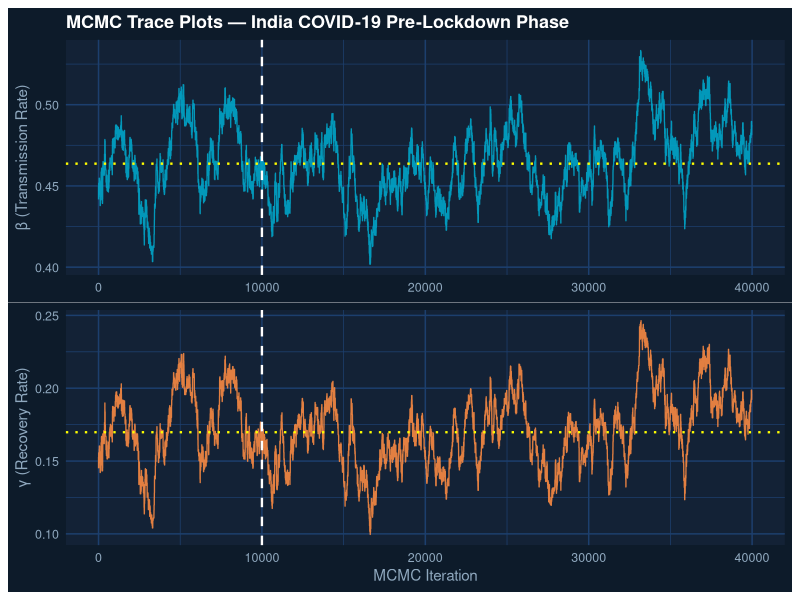
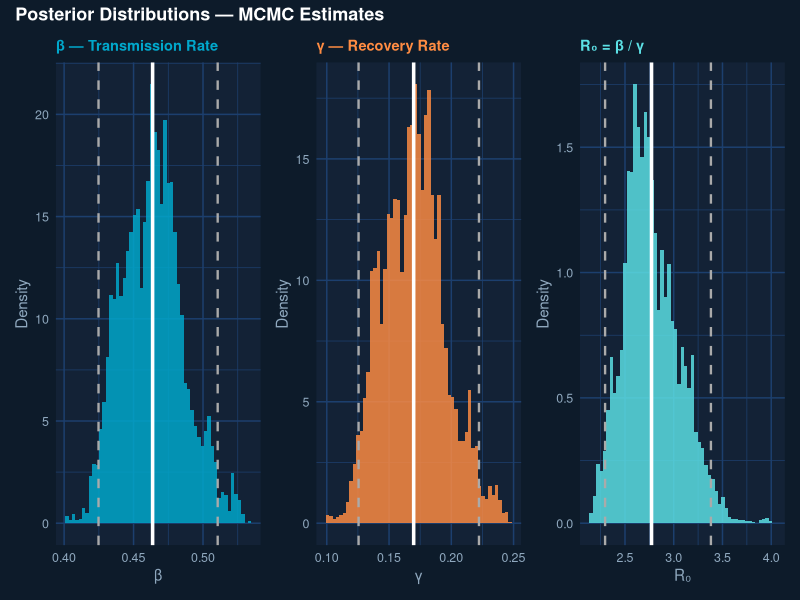
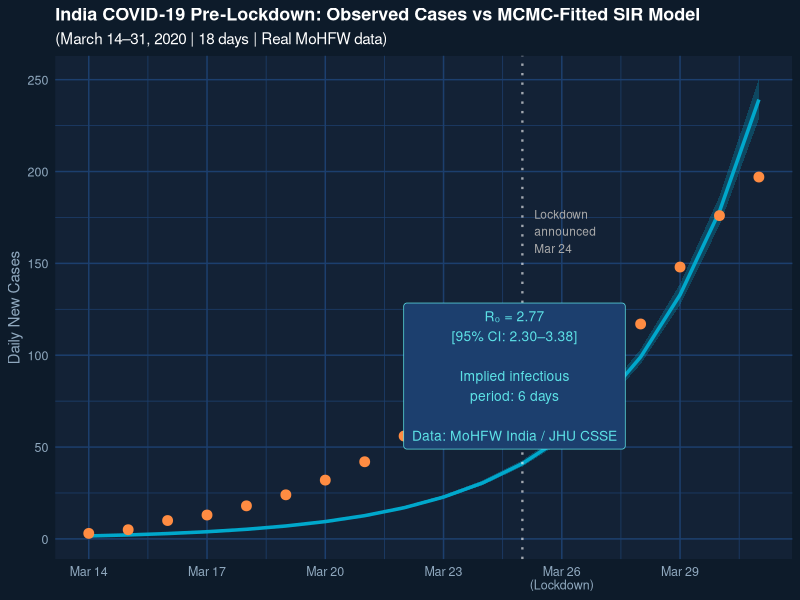
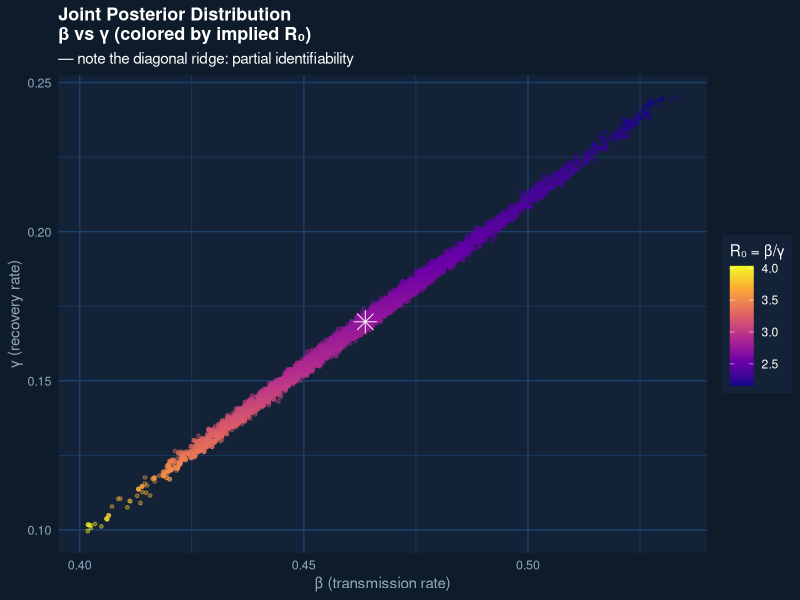

Recreate these plots in R, in order.
# MCMC for India COVID-19 — Pre-lockdown phase (March 14-31, 2020)
# 18 days of unmitigated spread. Shows SIR parameter identifiability.

library(deSolve)
library(coda)
library(ggplot2)
library(patchwork)

# ── Real India COVID-19 data: March 14–31, 2020 (pre-lockdown / early lockdown) ─
# India lockdown announced March 24, nationwide from March 25
obs <- c(3, 5, 10, 13, 18, 24, 32, 42, 56, 73, 83, 87, 90, 109, 117, 148, 176, 197)
T_len <- length(obs)
N <- 1380000000
I0 <- 3  # seed: 3 cases on March 14

# ── SIR model ──────────────────────────────────────────────────────────────────
sir_ode <- function(time, state, parameters) {
  with(as.list(c(state, parameters)), {
    dS <- -beta * S * I / N
    dI <- beta * S * I / N - gamma * I
    dR <- gamma * I
    list(c(dS, dI, dR))
  })
}

simulate <- function(beta, gamma) {
  init <- c(S = N - I0, I = I0, R = 0.0)
  times <- seq(0, T_len, by = 1)
  params <- c(beta = beta, gamma = gamma)
  
  out <- tryCatch(
    ode(y = init, times = times, func = sir_ode, parms = params, method = "lsoda"),
    error = function(e) NULL
  )
  
  if (is.null(out)) return(NULL)
  
  diff_S <- -diff(out[, "S"])
  return(pmax(diff_S, 0)) # new_cases = -ΔS
}

# ── Log-posterior ──────────────────────────────────────────────────────────────
sigma <- 8.0  # observation noise (counts are small here)

log_lik <- function(pred, obs) {
  if (is.null(pred) || any(pred <= 0)) return(-Inf)
  return(-0.5 * sum(((obs - pred) / sigma)^2))
}

log_prior <- function(beta, gamma) {
  # Informative priors based on COVID-19 epidemiology
  # beta ~ N(0.35, 0.08^2),  gamma ~ N(0.10, 0.025^2)
  if (beta <= 0 || gamma <= 0) return(-Inf)
  
  R0 <- beta / gamma
  if (R0 < 1.0 || R0 > 8.0) return(-Inf)
  
  lp_b <- -0.5 * ((beta - 0.35) / 0.08)^2
  lp_g <- -0.5 * ((gamma - 0.10) / 0.025)^2
  return(lp_b + lp_g)
}

log_post <- function(beta, gamma) {
  lp <- log_prior(beta, gamma)
  if (!is.finite(lp)) return(-Inf)
  pred <- simulate(beta, gamma)
  return(lp + log_lik(pred, obs))
}

# ── MAP via grid ───────────────────────────────────────────────────────────────
cat("Step 1: Grid search for MAP...\n")
best_lp <- -Inf
best_b <- 0.35
best_g <- 0.10

beta_grid <- seq(0.15, 0.65, length.out = 25)
gamma_grid <- seq(0.04, 0.25, length.out = 25)

for (b in beta_grid) {
  for (g in gamma_grid) {
    lp <- log_post(b, g)
    if (lp > best_lp) {
      best_lp <- lp
      best_b <- b
      best_g <- g
    }
  }
}
cat(sprintf("   MAP: β=%.4f, γ=%.4f, R₀=%.2f\n", best_b, best_g, best_b/best_g))

# ── Metropolis-Hastings ────────────────────────────────────────────────────────
cat("\nStep 2: Metropolis-Hastings (40,000 iterations)...\n")
set.seed(7)

n_iter <- 40000
burn_in <- 10000
prop_sd <- c(0.010, 0.004)

beta_c <- best_b
gamma_c <- best_g
lp_c <- best_lp

chain_b <- numeric(n_iter)
chain_g <- numeric(n_iter)
accepted <- 0

for (i in 1:n_iter) {
  bp <- beta_c + rnorm(1, 0, prop_sd[1])
  gp <- gamma_c + rnorm(1, 0, prop_sd[2])
  lp_p <- log_post(bp, gp)
  
  if (log(runif(1) + 1e-300) < (lp_p - lp_c)) {
    beta_c <- bp
    gamma_c <- gp
    lp_c <- lp_p
    accepted <- accepted + 1
  }
  
  chain_b[i] <- beta_c
  chain_g[i] <- gamma_c
  
  # Adapt proposal during burn-in
  if (i > 500 && i < burn_in && i %% 500 == 0) {
    ar <- accepted / i
    prop_sd <- prop_sd * exp(0.2 * (ar - 0.234))
    prop_sd <- pmax(pmin(prop_sd, 0.2), 1e-4)
  }
  
  if (i %% 10000 == 0) {
    ar <- accepted / i
    cat(sprintf("   Iter %5d | β=%.5f γ=%.5f R₀=%.3f | Accept: %.1f%%\n", 
                i, beta_c, gamma_c, beta_c/gamma_c, ar * 100))
  }
}

# Post-burn-in processing
post_b <- chain_b[(burn_in + 1):n_iter]
post_g <- chain_g[(burn_in + 1):n_iter]
post_R0 <- post_b / post_g

cat(sprintf("\n✅ Acceptance rate: %.1f%%\n", (accepted/n_iter) * 100))
ci_b <- quantile(post_b, c(0.025, 0.975))
cat(sprintf("β  = %.5f  [95%% CI: %.5f–%.5f]\n", mean(post_b), ci_b[1], ci_b[2]))

ci_g <- quantile(post_g, c(0.025, 0.975))
cat(sprintf("γ  = %.5f  [95%% CI: %.5f–%.5f]\n", mean(post_g), ci_g[1], ci_g[2]))

ci_R0 <- quantile(post_R0, c(0.025, 0.975))
cat(sprintf("R₀ = %.3f    [95%% CI: %.3f–%.3f]\n", mean(post_R0), ci_R0[1], ci_R0[2]))

cat(sprintf("ESS(β)=%.0f  ESS(γ)=%.0f\n", effectiveSize(post_b), effectiveSize(post_g)))

# ── Posterior predictive ───────────────────────────────────────────────────────
idx <- sample(length(post_b), 500, replace = FALSE)
curves <- list()
for (j in idx) {
  res <- simulate(post_b[j], post_g[j])
  if (!is.null(res)) curves[[length(curves) + 1]] <- res
}
curves_mat <- do.call(rbind, curves)
mean_pred <- colMeans(curves_mat)
lower_pred <- apply(curves_mat, 2, quantile, probs = 0.025)
upper_pred <- apply(curves_mat, 2, quantile, probs = 0.975)

# ── Plotting Styles ────────────────────────────────────────────────────────────
NAVY <- "#0D1B2A"; TEAL <- "#00A8CC"; ORANGE <- "#FF8C42"
MINT <- "#5CE1E6"; WHITE <- "#FFFFFF"; BGDARK <- "#132236"; BGLIGHT <- "#1C3F6E"

dark_theme <- theme_minimal() + theme(
  plot.background = element_rect(fill = NAVY, color = NA),
  panel.background = element_rect(fill = BGDARK, color = NA),
  panel.grid.major = element_line(color = BGLIGHT, linewidth = 0.5), 
  panel.grid.minor = element_line(color = BGLIGHT, linewidth = 0.25), 
  text = element_text(color = '#8FA8BE'),
  axis.text = element_text(color = '#8FA8BE', size = 9),
  axis.title = element_text(color = '#8FA8BE'),
  plot.title = element_text(color = WHITE, face = "bold", size = 13),
  plot.subtitle = element_text(color = WHITE),
  legend.background = element_rect(fill = BGDARK, color = NA),
  legend.text = element_text(color = WHITE),
  legend.title = element_text(color = WHITE)
)

# ── Fig 1: Trace Plots ─────────────────────────────────────────────────────────
df_trace_b <- data.frame(iter = 1:n_iter, value = chain_b, param = "β (Transmission Rate)")
df_trace_g <- data.frame(iter = 1:n_iter, value = chain_g, param = "γ (Recovery Rate)")

p_trace_b <- ggplot(df_trace_b, aes(x = iter, y = value)) +
  geom_line(color = TEAL, alpha = 0.88, linewidth = 0.45) + 
  geom_vline(xintercept = burn_in, color = WHITE, linetype = "dashed", linewidth = 0.8) +
  geom_hline(yintercept = mean(post_b), color = "yellow", linetype = "dotted", linewidth = 0.8) +
  labs(y = "β (Transmission Rate)", x = NULL, title = "MCMC Trace Plots — India COVID-19 Pre-Lockdown Phase") +
  dark_theme

p_trace_g <- ggplot(df_trace_g, aes(x = iter, y = value)) +
  geom_line(color = ORANGE, alpha = 0.88, linewidth = 0.45) + 
  geom_vline(xintercept = burn_in, color = WHITE, linetype = "dashed", linewidth = 0.8) +
  geom_hline(yintercept = mean(post_g), color = "yellow", linetype = "dotted", linewidth = 0.8) +
  labs(y = "γ (Recovery Rate)", x = "MCMC Iteration") +
  dark_theme

fig_trace <- p_trace_b / p_trace_g
print(fig_trace)

# ── Fig 2: Posteriors ──────────────────────────────────────────────────────────
plot_post <- function(data, title, col, xlab) {
  mn <- mean(data); lo <- quantile(data, 0.025); hi <- quantile(data, 0.975)
  df <- data.frame(val = data)
  
  ggplot(df, aes(x = val)) +
    geom_histogram(aes(y = after_stat(density)), bins = 55, fill = col, alpha = 0.83) +
    geom_vline(xintercept = mn, color = WHITE, linewidth = 1.2) + 
    geom_vline(xintercept = lo, color = "#aaaaaa", linewidth = 0.8, linetype = "dashed") +
    geom_vline(xintercept = hi, color = "#aaaaaa", linewidth = 0.8, linetype = "dashed") +
    labs(title = title, x = xlab, y = "Density") +
    dark_theme + theme(plot.title = element_text(color = col, size = 10.5))
}

p_post_b <- plot_post(post_b, 'β — Transmission Rate', TEAL, 'β')
p_post_g <- plot_post(post_g, 'γ — Recovery Rate', ORANGE, 'γ')
p_post_r <- plot_post(post_R0, 'R₀ = β / γ', MINT, 'R₀')

fig_post <- (p_post_b | p_post_g | p_post_r) + 
  plot_annotation(title = "Posterior Distributions — MCMC Estimates", theme = dark_theme)
print(fig_post)

# ── Fig 3: Observed vs Fitted ──────────────────────────────────────────────────
df_fit <- data.frame(
  day = 0:(T_len-1),
  obs = obs,
  mean_pred = mean_pred,
  lower_pred = lower_pred,
  upper_pred = upper_pred
)

date_labels <- c('Mar 14','Mar 17','Mar 20','Mar 23','Mar 26\n(Lockdown)','Mar 29','Apr 1')
tick_pos <- c(0, 3, 6, 9, 12, 15, 18)

fig_fit <- ggplot(df_fit, aes(x = day)) +
  geom_ribbon(aes(ymin = lower_pred, ymax = upper_pred), fill = TEAL, alpha = 0.28) +
  geom_line(aes(y = mean_pred), color = TEAL, linewidth = 1.2) + 
  geom_point(aes(y = obs), color = ORANGE, size = 3) + 
  geom_vline(xintercept = 11, color = WHITE, linetype = "dotted", linewidth = 0.8, alpha = 0.6) +
  annotate("text", x = 11.3, y = max(obs)*0.85, label = "Lockdown\nannounced\nMar 24", color = "#aaaaaa", size = 3, hjust = 0) +
  scale_x_continuous(breaks = tick_pos[tick_pos < T_len], labels = date_labels[tick_pos < T_len]) +
  labs(title = "India COVID-19 Pre-Lockdown: Observed Cases vs MCMC-Fitted SIR Model",
       subtitle = "(March 14–31, 2020 | 18 days | Real MoHFW data)",
       x = NULL, y = "Daily New Cases") +
  annotate("label", x = T_len * 0.60, y = max(obs) * 0.45, 
           label = sprintf("R₀ = %.2f\n[95%% CI: %.2f–%.2f]\n\nImplied infectious\nperiod: %.0f days\n\nData: MoHFW India / JHU CSSE", 
                           mean(post_R0), ci_R0[1], ci_R0[2], 1/mean(post_g)),
           color = MINT, fill = BGLIGHT, size = 3.5, label.padding = unit(0.5, "lines"), label.r = unit(0.2, "lines")) +
  dark_theme

print(fig_fit)

# ── Fig 4: Joint posterior (shows identifiability ridge) ───────────────────────
df_joint <- data.frame(
  beta = post_b[seq(1, length(post_b), by = 4)],
  gamma = post_g[seq(1, length(post_g), by = 4)],
  R0 = post_R0[seq(1, length(post_R0), by = 4)]
)

fig_joint <- ggplot(df_joint, aes(x = beta, y = gamma, color = R0)) +
  geom_point(alpha = 0.40, size = 1) +
  scale_color_viridis_c(option = "plasma", name = "R₀ = β/γ") +
  annotate("point", x = mean(post_b), y = mean(post_g), color = "white", shape = 8, size = 5) +
  labs(title = "Joint Posterior Distribution\nβ vs γ (colored by implied R₀)",
       subtitle = "— note the diagonal ridge: partial identifiability",
       x = "β (transmission rate)", y = "γ (recovery rate)") +
  dark_theme + theme(legend.position = "right")

print(fig_joint)

cat("\n✅ All plots generated and displayed!\n")
